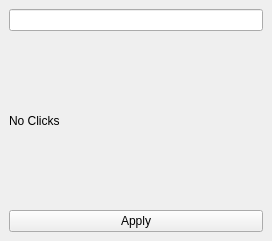
<?xml version="1.0" encoding="UTF-8"?>
<ui version="4.0">
 <class>MainWindow</class>
 <widget class="QMainWindow" name="MainWindow">
  <property name="geometry">
   <rect>
    <x>0</x>
    <y>0</y>
    <width>272</width>
    <height>241</height>
   </rect>
  </property>
  <property name="windowTitle">
   <string>Main</string>
  </property>
  <widget class="QWidget" name="centralwidget">
   <layout class="QVBoxLayout" name="verticalLayout">
    <item>
     <widget class="QLineEdit" name="leInputText"/>
    </item>
    <item>
     <widget class="QLabel" name="label">
      <property name="text">
       <string>No Clicks</string>
      </property>
     </widget>
    </item>
    <item>
     <widget class="QPushButton" name="btApply">
      <property name="text">
       <string>Apply</string>
      </property>
     </widget>
    </item>
   </layout>
  </widget>
 </widget>
 <resources/>
 <connections/>
</ui>
